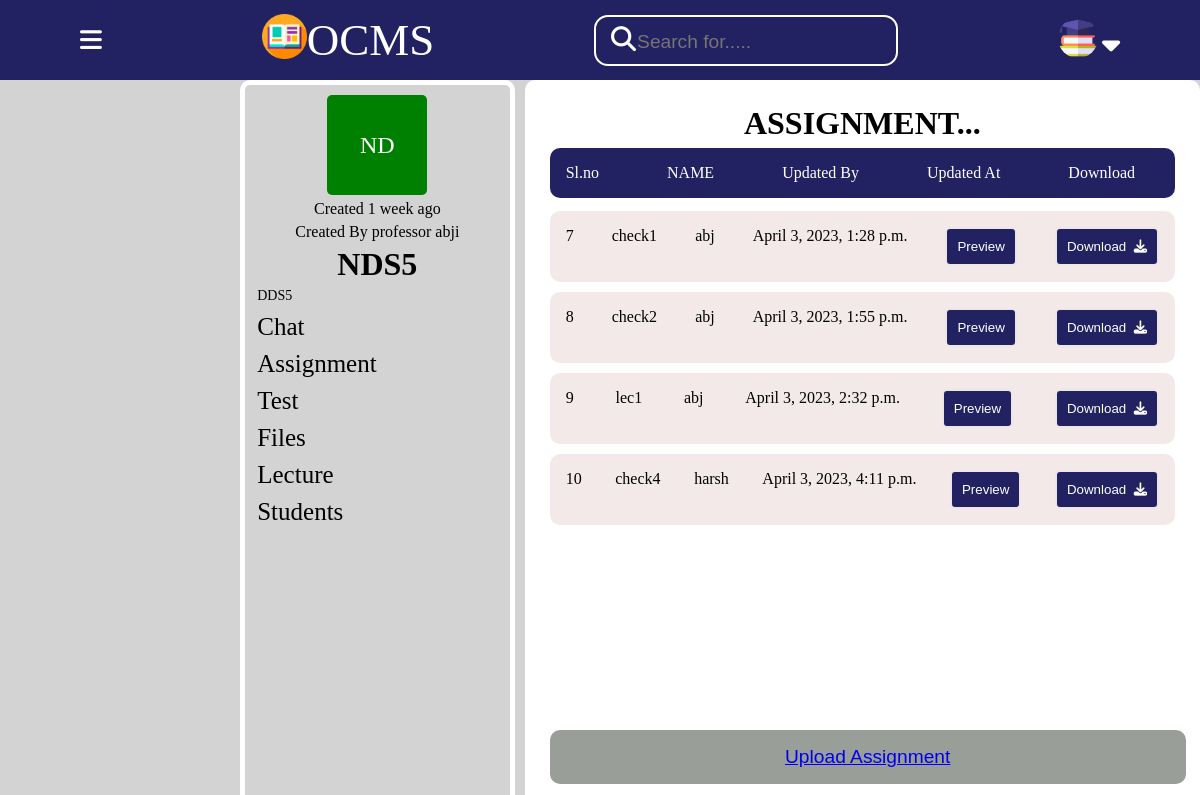
The app's page /troom/11/files/ with its own data.
### base/models.py (models this page shows, shortened)
class Room(models.Model):
    course_id=models.CharField(max_length=100)
    teacher=models.CharField(max_length=100)
    name = models.CharField(max_length=200) #set it to host.subject_name during declaration by default
    description = models.TextField(null=True, blank=True)
    avatar = models.ImageField(null=True, default="avatar.svg")
    room_code=models.CharField(max_length=100)
    updated = models.DateTimeField(auto_now=True)
    created = models.DateTimeField(auto_now_add=True)
    class Meta:
        ordering = ['-updated', '-created']

class Files(models.Model):
    room = models.ForeignKey(Room, on_delete=models.CASCADE)
    file = models.FileField(upload_to='files/')
    name = models.CharField(max_length=100)
    description = models.TextField(null=True, blank=True)
    uploaded_by = models.CharField(max_length=100)
    uploaded_at = models.DateTimeField(auto_now_add=True)
    def get_absolute_url(self):
        return reverse('download_file_files', args=[str(self.id)])

### base/views.py (the view)
# urls.py: path('troom/<str:pk>/files/',views.files,name='tfiles'),
def files(request,pk):
    room=Room.objects.get(id=pk)
    files=Files.objects.filter(room__id=pk)
    context={'room':room,'files':files}
    return render(request,"base/tfiles.html",context)

### base/templates/base/tfiles.html
{% include 'teacher_main.html' %}
{% block content %}
<div class="bigcontainer">
    <div class="leftcontainer">
        <div class="classicon">
            {{ room.name|slice:":2" }}
        </div>
       <p>Created {{room.created | timesince}} ago</p>
       <p>Created By professor {{room.teacher}}</p>
        <div class="classname">
            <h1>{{room.name}} </h1>
        </div>
        <ul>
            <li class="opt" style="font-size: 14px;">
                {{room.description}}
            </li>
            <li class="opt">
               <a href="{% url 'troom' room.id %}"> Chat</a>
            </li>
            <li class="opt">
              <a href="#">Assignment</a>
            </li>
            <li class="opt">
             <a href="#">Test</a>
            </li>
            <li class="opt">
               <a href="{% url 'tfiles' room.id %}">Files</a>
            </li>
            <li class="opt">
                <a href="{% url 'tlectures' room.id %}">Lecture</a>
            </li>
            <li class="opt">
                <a href="{% url 'trstudents' room.id %}">Students</a>
            </li>
        </ul>
    </div>
    <div class="assrightcontainer">
        <h1>ASSIGNMENT...</h1>
        <div class="assignmentnavbar">
            <p>Sl.no</p>
            <p>NAME</p>
            <p>Updated By</p>
            <p>Updated At</p>
            <p>Download</p>
        </div>
        <div class="assignmentwrapper">
        {% for file in files %}
        <div class="assignment">
            <p>{{file.id}}</p>
            <p>{{file.name}}</p>
            <p>{{file.uploaded_by}}</p>
            <p>{{file.uploaded_at}}</p>
            <button><a href="{{ file.file.url }}" target="_blank">Preview</a></button>
             <button><a href="{{ file.get_absolute_url }}">Download&nbsp;&nbsp;<i class="fa-solid fa-download fa-beat"></i></a></button>
        </div>
        {% endfor %}
        <button id="uploadassignment"><a href="{% url 'tuploadfiles' room.id %}">Upload Assignment</a></button>
        </div>
   </div>
{% endblock content %}

### static/styles/portal.css (style rules this page uses)
* { margin: 0; border: 0; box-sizing: border-box; }
body { height: 100vh; width: 100vw; display: flex; flex-direction: column; }
.bigcontainer { min-height: 100vh; position: absolute; top: 10vh; width: 100vw; display: flex; background-color:lightgray; gap: 10px; }
.leftcontainer { margin-left:20vw; width: 40%; display: flex; flex-direction: column; gap: 5px; padding-top: 10px; align-items: center; border: 5px solid white; padding: 10px; border-radius: 10px; }
.classicon { height: 100px; width: 100px; display: flex; justify-content: center; align-items: center; color: white; font-size:x-large; border-radius: 5px; background-color: green; }
.leftcontainer ul { display: flex; flex-direction: column; gap: 9px; position: relative; right: 6.7vw; }
.leftcontainer ul li { list-style: none; font-size:25px; }
.leftcontainer ul li a { text-decoration: none; color: #000; }
.assrightcontainer { width: 100%; display: flex; flex-direction: column; align-items: center; padding: 20px; border: 5px solid white; border-radius: 10px; background-color: white; }
.assignmentnavbar { margin-top: 1%; width: 100%; display: flex; background-color:rgb(34, 34, 99); color: white; padding: 16px; border-radius: 10px; gap: 68px; }
.assignmentwrapper { margin-top: 2%; display: flex; flex-direction: column; gap: 10px; height: 65vh; overflow-y: scroll; width: 100%; }
.assignment { display: flex; justify-content: space-between; background-color:rgb(243, 233, 233); padding: 16px; border-radius: 10px; }
.assignment a { text-decoration: none; color: white; }
.assignment button { padding: 10px; border-radius: 5px; background-color: rgb(34, 34, 99); color: white; border: none; border: 2px solid rgb(236, 230, 228); }
#uploadassignment { position: absolute; bottom:12vh; padding: 16px; width:53%; color: white; z-index: +20; background-color: rgb(153, 158, 153); border-radius: 10px; font-size: larger; }

### records on screen
Room: name "ND", created "1 week", teacher "abji", name "NDS5", description "DDS5"
Files: id "7", name "check1", uploaded_by "abj", uploaded_at "April 3, 2023, 1:28 p.m."
Files: id "8", name "check2", uploaded_by "abj", uploaded_at "April 3, 2023, 1:55 p.m."
Files: id "9", name "lec1", uploaded_by "abj", uploaded_at "April 3, 2023, 2:32 p.m."
Files: id "10", name "check4", uploaded_by "harsh", uploaded_at "April 3, 2023, 4:11 p.m."
